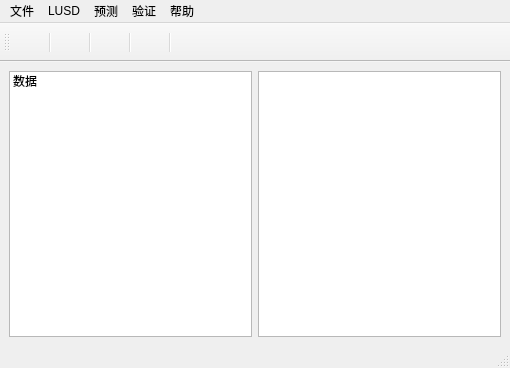
<?xml version="1.0" encoding="UTF-8"?>
<ui version="4.0">
 <class>MainWindow</class>
 <widget class="QMainWindow" name="MainWindow">
  <property name="geometry">
   <rect>
    <x>0</x>
    <y>0</y>
    <width>510</width>
    <height>368</height>
   </rect>
  </property>
  <property name="windowTitle">
   <string>MainWindow</string>
  </property>
  <property name="windowIcon">
   <iconset>
    <normaloff>res/logo.png</normaloff>res/logo.png</iconset>
  </property>
  <widget class="QWidget" name="centralwidget">
   <layout class="QGridLayout" name="gridLayout">
    <item row="0" column="0">
     <widget class="QListWidget" name="listWidget">
      <item>
       <property name="text">
        <string>数据</string>
       </property>
       <property name="icon">
        <iconset>
         <normaloff>icon/3935.png</normaloff>icon/3935.png</iconset>
       </property>
      </item>
     </widget>
    </item>
    <item row="0" column="1">
     <widget class="QGraphicsView" name="graphicsView"/>
    </item>
   </layout>
  </widget>
  <widget class="QMenuBar" name="menubar">
   <property name="geometry">
    <rect>
     <x>0</x>
     <y>0</y>
     <width>510</width>
     <height>26</height>
    </rect>
   </property>
   <widget class="QMenu" name="menuFile">
    <property name="title">
     <string>文件</string>
    </property>
    <addaction name="actionOpen_2"/>
    <addaction name="actionClear"/>
   </widget>
   <widget class="QMenu" name="menuLUSD">
    <property name="title">
     <string>LUSD</string>
    </property>
    <addaction name="actionLUSD_Calibration"/>
    <addaction name="actionLUSD_simulation"/>
   </widget>
   <widget class="QMenu" name="menuPrediction">
    <property name="title">
     <string>预测</string>
    </property>
    <addaction name="actionPrediction_prediction"/>
   </widget>
   <widget class="QMenu" name="menuValidation">
    <property name="title">
     <string>验证</string>
    </property>
    <addaction name="actionvalidation_Validation"/>
   </widget>
   <widget class="QMenu" name="menuHelp">
    <property name="title">
     <string>帮助</string>
    </property>
    <addaction name="actionHelp_About"/>
    <addaction name="actionHelp_User"/>
   </widget>
   <addaction name="menuFile"/>
   <addaction name="menuLUSD"/>
   <addaction name="menuPrediction"/>
   <addaction name="menuValidation"/>
   <addaction name="menuHelp"/>
  </widget>
  <widget class="QStatusBar" name="statusbar"/>
  <widget class="QToolBar" name="toolBar">
   <property name="windowTitle">
    <string>toolBar</string>
   </property>
   <attribute name="toolBarArea">
    <enum>TopToolBarArea</enum>
   </attribute>
   <attribute name="toolBarBreak">
    <bool>false</bool>
   </attribute>
   <addaction name="actionOpen"/>
   <addaction name="separator"/>
   <addaction name="actionMove"/>
   <addaction name="separator"/>
   <addaction name="actionWhole"/>
   <addaction name="separator"/>
   <addaction name="actionZoomOut"/>
   <addaction name="separator"/>
   <addaction name="actionZoomIn"/>
  </widget>
  <action name="actionOpen">
   <property name="checkable">
    <bool>true</bool>
   </property>
   <property name="icon">
    <iconset>
     <normaloff>res/Open.png</normaloff>res/Open.png</iconset>
   </property>
   <property name="text">
    <string/>
   </property>
   <property name="toolTip">
    <string>打开文件</string>
   </property>
  </action>
  <action name="actionWhole">
   <property name="checkable">
    <bool>true</bool>
   </property>
   <property name="icon">
    <iconset>
     <normaloff>res/Full.png</normaloff>res/Full.png</iconset>
   </property>
   <property name="text">
    <string/>
   </property>
   <property name="toolTip">
    <string>全景模式</string>
   </property>
  </action>
  <action name="actionZoomOut">
   <property name="checkable">
    <bool>true</bool>
   </property>
   <property name="icon">
    <iconset>
     <normaloff>res/Zoomout.png</normaloff>res/Zoomout.png</iconset>
   </property>
   <property name="text">
    <string/>
   </property>
   <property name="toolTip">
    <string>放大</string>
   </property>
  </action>
  <action name="actionZoomIn">
   <property name="checkable">
    <bool>true</bool>
   </property>
   <property name="icon">
    <iconset>
     <normaloff>res/Zoomin.png</normaloff>res/Zoomin.png</iconset>
   </property>
   <property name="text">
    <string/>
   </property>
   <property name="toolTip">
    <string>缩小影像</string>
   </property>
  </action>
  <action name="actionMove">
   <property name="checkable">
    <bool>true</bool>
   </property>
   <property name="icon">
    <iconset>
     <normaloff>res/Pan.png</normaloff>res/Pan.png</iconset>
   </property>
   <property name="text">
    <string/>
   </property>
   <property name="toolTip">
    <string>移动</string>
   </property>
  </action>
  <action name="actionLUSD_Calibration">
   <property name="icon">
    <iconset theme="res/Open.png">
     <normaloff>.</normaloff>.</iconset>
   </property>
   <property name="text">
    <string>校准</string>
   </property>
  </action>
  <action name="actionLUSD_simulation">
   <property name="text">
    <string>模拟</string>
   </property>
  </action>
  <action name="actionProbability_Calculation">
   <property name="text">
    <string>Simulation</string>
   </property>
  </action>
  <action name="actionPrediction_prediction">
   <property name="text">
    <string>预测城市面积</string>
   </property>
  </action>
  <action name="actionOpen_2">
   <property name="text">
    <string>打开</string>
   </property>
  </action>
  <action name="actionSave">
   <property name="text">
    <string>Save</string>
   </property>
  </action>
  <action name="actionSave_as">
   <property name="text">
    <string>Save as...</string>
   </property>
  </action>
  <action name="actionClear">
   <property name="text">
    <string>关闭</string>
   </property>
  </action>
  <action name="actionvalidation_Validation">
   <property name="text">
    <string>验证</string>
   </property>
  </action>
  <action name="actionUser_Guide">
   <property name="text">
    <string>User Guide</string>
   </property>
  </action>
  <action name="actionHelp_About">
   <property name="text">
    <string>关于</string>
   </property>
  </action>
  <action name="actionHelp_User">
   <property name="text">
    <string>使用指南</string>
   </property>
  </action>
 </widget>
 <resources/>
 <connections/>
</ui>
